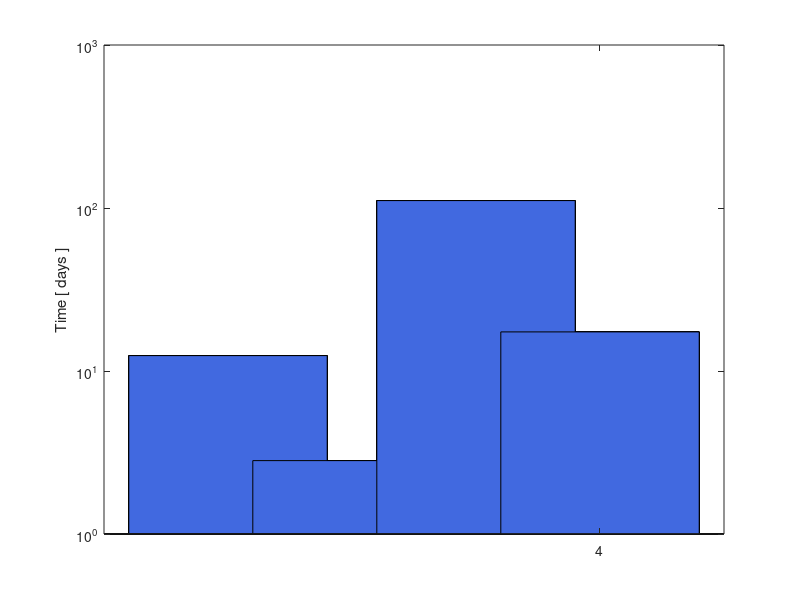

The MATLAB script that drew this image: (Note: this script raises an error after producing the figure.)
close all;
clear all;

royalb = 1/256*[65,105,225];
royalg = 1/255*[0,104,87];


avgcurrent(1)= 12.43;
x{1} = 'Acc RAW';

%avgcurrent(2)= 2.83;
%x{2} = 'Gyr RAW';


avgcurrent(2)= 2.82;
x{2} = 'Acc + Gyr RAW';

Ebat = 100*10^(-3)*3.7*3600;

%avgcurrent(3)= 0.808*110.52 + 0.188*113.39 + 0.004*110.17;
avgcurrent(3)= Ebat/(1.3949*10^(-4)* 0.808 + 0.188*1.3597*10^(-4)+ 0.004*1.3994*10^(-4))/3600/24;
x{3} = 'EML Acc';
y = 1:1:5;
%bar(y,avgcurrent);
avgcurrent(4) = Ebat/( 1.3949*10^(-4)* 0.808 + 0.0041 * 0.1888 + 0.004*1.3994*10^(-4))/3600/24;
x{4} = 'EML Acc + Gyr';

%avgcurrent = avgcurrent.avgcurrent * 3.3;
for i=1:length(avgcurrent)
hold on
for i = 1:length(avgcurrent)
    h=bar(i,avgcurrent(i));
            set(h,'FaceColor',royalb);

    %{
    %only the creme de la creme features
    if i ==5 || i == 6
        set(h,'FaceColor',royalg);
    else
        set(h,'FaceColor',royalb);
    end
    %}
end
hold off
end



ylabel('Time [ days ]');
%xlabel('Configuration');
h = gca;
set(gca,'yscale','log');
h.XTickLabel = x;
h.XTickLabelRotation = 45;
set(gca,'Xtick',1:1:length(avgcurrent));
h.TickLabelInterpreter = 'none';
grid on


print('daysALSPAC','-dpng','-r300');